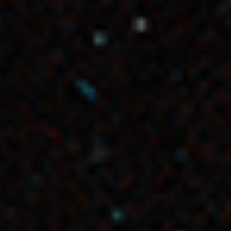
#> input picture empty_tiles/1.png, 231 x 231 px; its folder holds 4 pictures in this run
$ python generate_universe.py empty_tiles
#> lines starting #> are read from the running program, lines starting #| are printed output that depends on the picture
import sys
import glob
from PIL import Image
import random
from itertools import islice
from random import randint
import cv2
import numpy as np
import os


def random_chunk(li, min_chunk=15, max_chunk=500):
    it = iter(li)
    while True:
        nxt = list(islice(it, randint(min_chunk, max_chunk)))
        if nxt:
            yield nxt
        else:
            break


def hconcat_resize_min(im_list, interpolation=cv2.INTER_CUBIC):

    h_min = min(im.shape[0] for im in im_list)
    im_list_resize = [cv2.resize(im, (int(im.shape[1] * h_min / im.shape[0]), h_min), interpolation=interpolation)
                      for im in im_list]
    return cv2.hconcat(im_list_resize)


def vconcat_resize_min(im_list, interpolation=cv2.INTER_CUBIC):
    w_min = min(im.shape[1] for im in im_list)
    im_list_resize = [cv2.resize(im, (w_min, int(im.shape[0] * w_min / im.shape[1])), interpolation=interpolation)
                      for im in im_list]
    return cv2.vconcat(im_list_resize)


def concat_tile_resize(im_list_2d, interpolation=cv2.INTER_CUBIC):
    im_list_v = [hconcat_resize_min(
        im_list_h, interpolation=cv2.INTER_CUBIC) for im_list_h in im_list_2d]
    return vconcat_resize_min(im_list_v, interpolation=cv2.INTER_CUBIC)


def rotate_image(image):
    rotation_random = random.randrange(0, 4)
    if rotation_random == 1:
        image = cv2.rotate(image, cv2.ROTATE_90_CLOCKWISE)
    elif rotation_random == 2:
        image = cv2.rotate(image, cv2.ROTATE_180)
    elif rotation_random == 3:
        image = cv2.rotate(image, cv2.ROTATE_90_COUNTERCLOCKWISE)
    return image


folder = sys.argv[1]

filenames = os.listdir(folder)

random_sizes = [420, 410, 400, 390, 380, 370]

images = []
for i in range(0, 2):
    for name in filenames:
        image = cv2.imread(os.path.join(folder, name))
#> image is the input picture: shape (231, 231, 3); mean B, G, R 8.7, 8.4, 11
        image = rotate_image(image)
#> in rotate_image, `image = cv2.rotate(image, cv2.ROTATE_90_COUNTERCLOCKWISE)`:
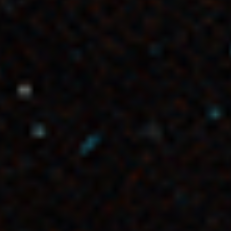
#> image: shape (231, 231, 3); mean of channels 0, 1, 2 8.7, 8.4, 11; drawn as B, G, R
        random_size = random.choice(random_sizes)
        image = cv2.resize(image, (random_size, random_size),
                           interpolation=cv2.INTER_AREA)
#> image: shape (390, 390, 3)
        images.append(image)

for i in range(0, 16000):
    empty_tile = cv2.imread(os.path.join(
        "empty_tiles", str(random.randrange(0, 8)))+".png")
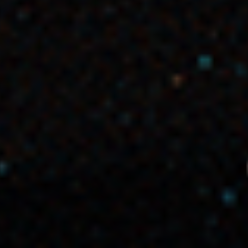
#> input picture empty_tiles/4.png, 248 x 248 px
#> empty_tile is the input picture: shape (248, 248, 3); mean B, G, R 7.8, 7.1, 7.8

    random_size = random.choice(random_sizes)
    image = rotate_image(image)
    image = cv2.resize(empty_tile, (random_size, random_size),
                       interpolation=cv2.INTER_AREA)
#> image: shape (380, 380, 3)
#> (the run stopped early here; a loop or call above may not have finished)
